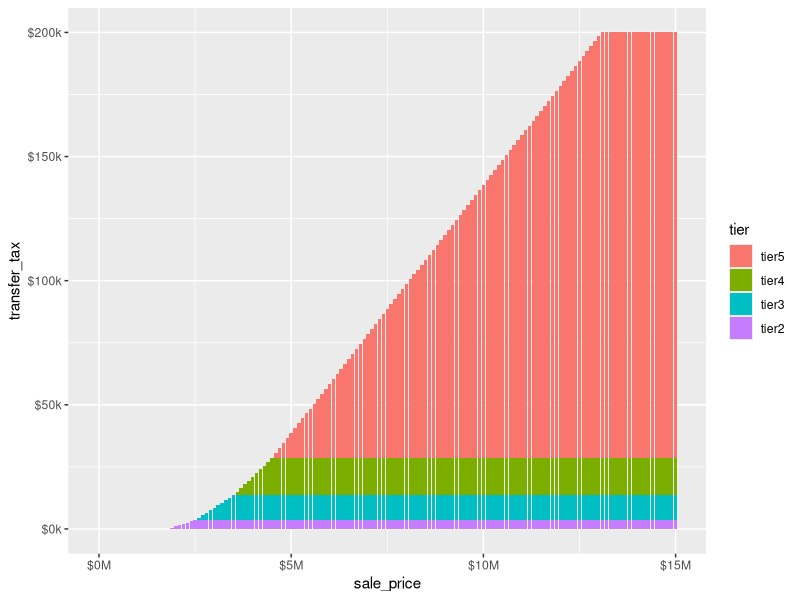

This chart was generated by the following R code:
library(ggplot2)

sale_price <- seq(0, 15e6, 100000)
# 2) The rate of the tax shall be one-half of one percent (0.5%) (five dollars
# ($5.00) for each one thousand dollars ($1,000.00) or fractional part thereof)
# for the value of consideration for property paid in excess of one million
# eight-hundred thousand dollars $1,800,000 but less than two million
# five-hundred thousand dollars($2,500,000.00).
tier2_fn <- function(x) {
  0.005 * min(2.5e6-1.8e6, max(0, x - 1.8e6))
}
tier2 <- sapply(sale_price, tier2_fn)

# (3) The rate of the tax shall be one percent (1%) (ten dollars ($10.00) for
# each one thousand dollars ($1,000.00)or fractional part thereof) for the
# value of the consideration for property conveyed in excess of two million
# five-hundred thousand dollars ($2,500,000) but less than three million
# five-hundred thousand dollars ($3,500,000).
tier3_fn <- function(x) {
  0.01 * min(3.5e6-2.5e6, max(0, x - 2.5e6))
}
tier3 <- sapply(sale_price, tier3_fn)


# (4) The rate of the tax shall be one and one-half percent (1.50%) (fifteen
# dollars ($15.00) for each one thousand dollars ($1,000.00) or fractional part
# thereof) for the value of the consideration for property conveyed in excess
# of three million five-hundred dollars ($3,500,000) but less than four million
# five-hundred thousand dollars($4,500,000).
tier4_fn <- function(x) {
  0.015 * min(4.5e6-3.5e6, max(0, x - 3.5e6))
}
tier4 <- sapply(sale_price, tier4_fn)
                
# (5) The rate of the tax shall be two percent (2.00%) (twenty dollars ($20.00)
# for each one thousand dollars ($1,000.00) or fractional part thereof) for the
# value of the consideration for property conveyed in excess of four million
# five-hundred thousand dollars ($4,500,000) provided, however, that the
# maximum amount of tax paid on any taxable transaction shall not exceed two
# hundred thousand dollars ($200,000).
cap_value <- 2e5 - max(tier2) - max(tier3) - max(tier4)
tier5_fn <- function(x) {
  min(cap_value, 0.02 * max(0, x - 4.5e6))
}
tier5 <- sapply(sale_price, tier5_fn)
                
df <- data.frame(
  sale_price = rep(sale_price,4),
  tier = c(rep("tier2", length(tier2)), rep("tier3", length(tier3)), rep("tier4", length(tier4)), rep("tier5", length(tier5))),
  transfer_tax = c(tier2, tier3, tier4, tier5)
)
df$tier <- factor(df$tier, levels=c("tier5", "tier4", "tier3", "tier2"))

# Create the stacked barplot with a numeric x-axis
p <- ggplot(df, aes(x = sale_price, y = transfer_tax, fill=tier)) +
  geom_bar(stat="identity", position="stack") +
  scale_x_continuous(labels = function(x) sprintf("$%1.0fM", x / 1e6)) +
  scale_y_continuous(labels = function(y) sprintf("$%1.0fk", y / 1e3))

print(p)
